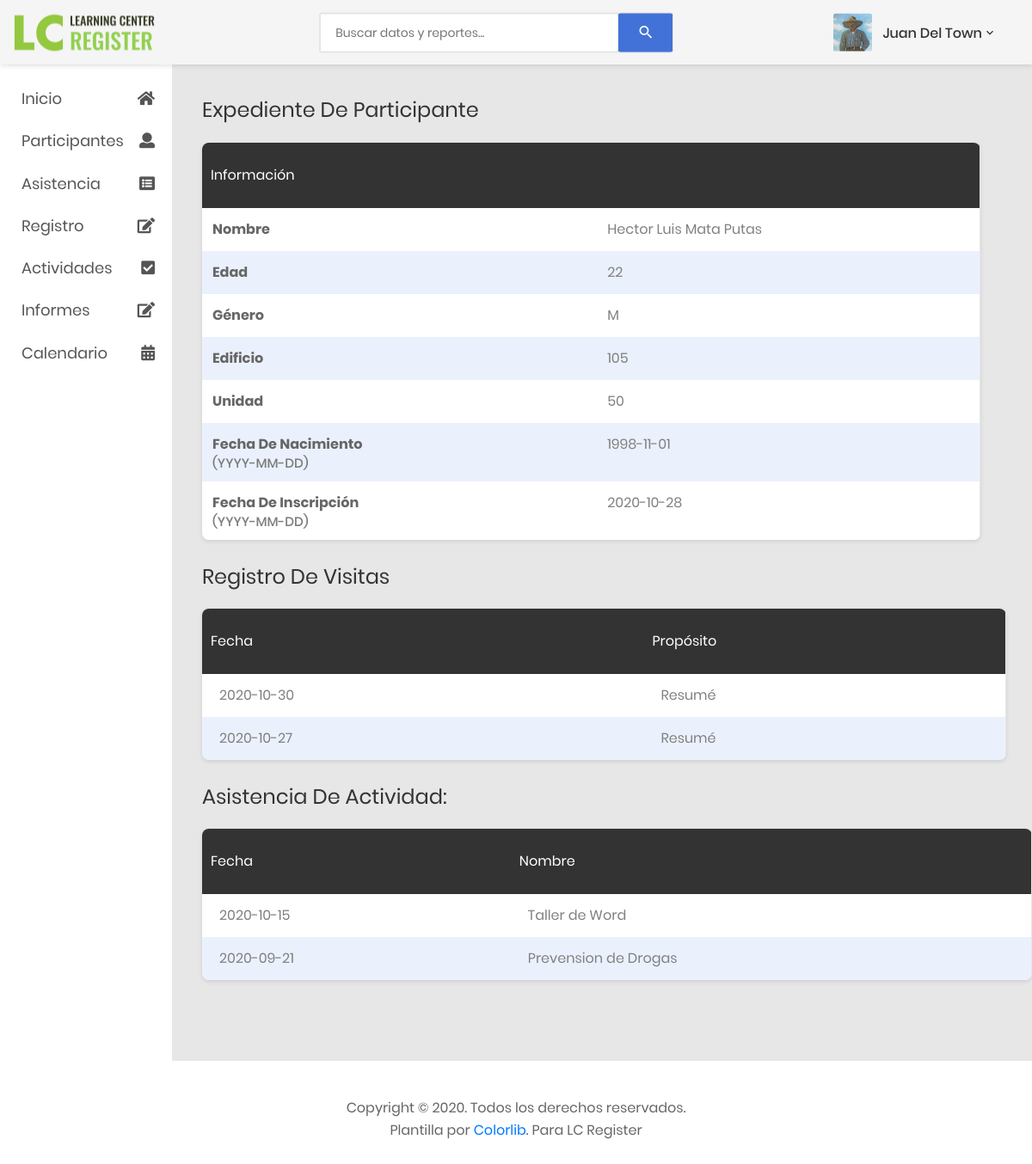
/expedienteParticipante.php?id=8, run on an earlier commit of the app's database.
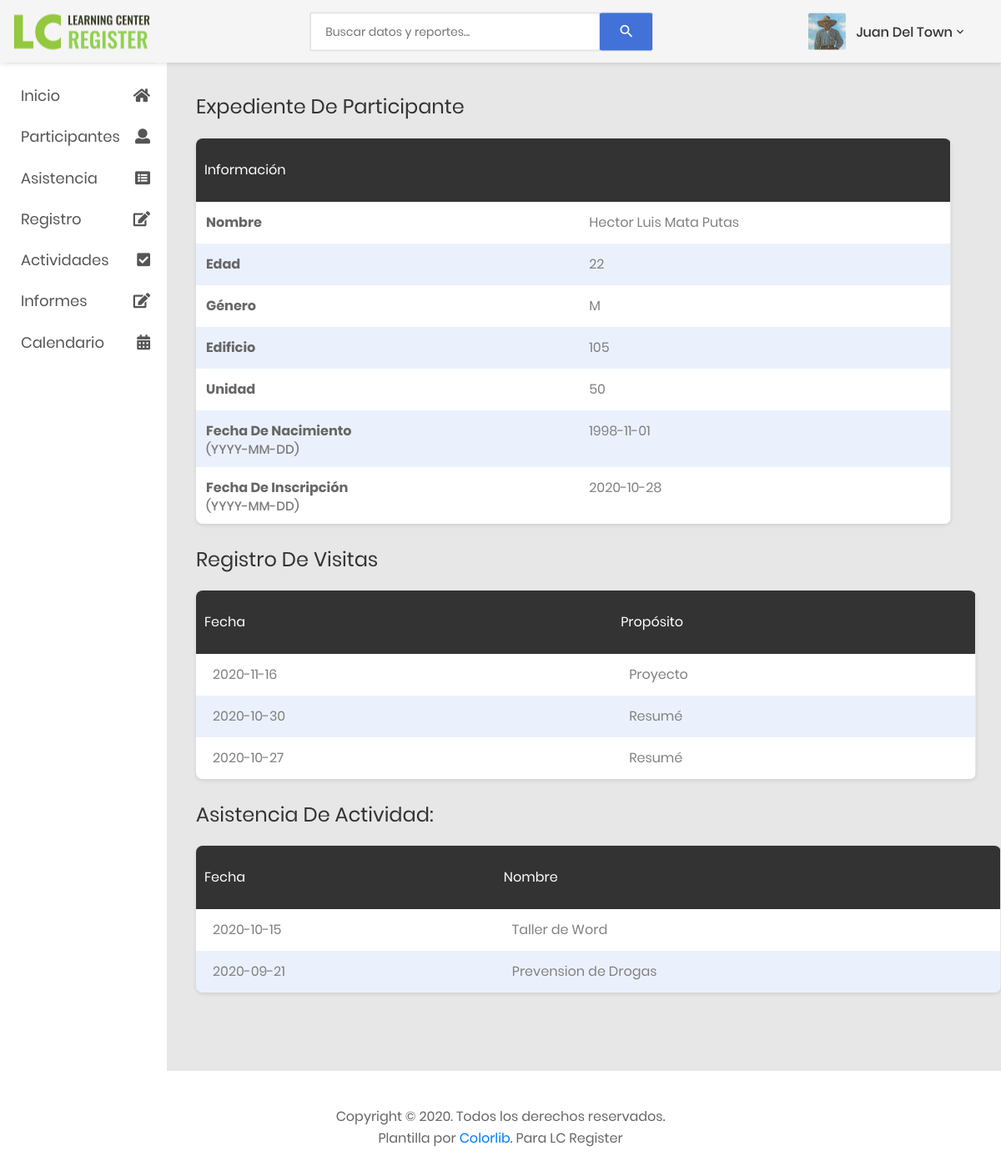
And on a later commit of the database.
### tables this page shows
CREATE TABLE `participantes` (
  `participanteID` int(11) NOT NULL,
  `nombre` varchar(20) NOT NULL,
  `apellidos` varchar(30) NOT NULL,
  `genero` varchar(1) NOT NULL,
  `edificio` int(11) NOT NULL,
  `unidad` int(11) NOT NULL,
  `birthday` date NOT NULL,
  `inscripcion` date NOT NULL DEFAULT current_timestamp(),
  `activo` int(11) NOT NULL DEFAULT 1
);

CREATE TABLE `hojaasistencia` (
  `id` int(11) NOT NULL,
  `fecha` date NOT NULL,
  `fiscalYear` varchar(9) NOT NULL
);

CREATE TABLE `propositos` (
  `id` int(11) NOT NULL,
  `proposito` varchar(20) NOT NULL
);

CREATE TABLE `actividades` (
  `actividadID` int(11) NOT NULL,
  `nombre` varchar(25) NOT NULL,
  `recurso` varchar(35) NOT NULL,
  `lugar` varchar(35) NOT NULL,
  `fecha` date NOT NULL,
  `hora` varchar(20) NOT NULL,
  `proposito` text NOT NULL,
  `participantes` int(11) NOT NULL,
  `tipo` int(11) NOT NULL,
  `promocion` text NOT NULL,
  `fotos` int(11) NOT NULL,
  `fiscalYear` int(11) NOT NULL
);

### expedienteParticipante.php (the view, shortened to what this page needs)
<?php
    include './includes/connection.php';
    if(empty($_REQUEST['id']))
        {
            header("location: listaParticipante.php");
        }else{
            $participanteID = $_REQUEST['id'];
            $query = mysqli_query($connection, "SELECT * FROM `participantes` WHERE participanteID = '$participanteID'");
            $query2 = mysqli_query($connection, "SELECT h.fecha, p.proposito FROM `asistencia` a INNER JOIN propositos p
                    ON a.proposito = p.id INNER JOIN hojaasistencia h ON a.hojaAsistencia = h.id WHERE a.participanteID = $participanteID ORDER BY h.id DESC");
            $participante = mysqli_fetch_array($query);
            $naci = $participante['birthday'];
            $fecha_nacimiento = new DateTime($naci);
            $hoy = new DateTime();
            $edad = $hoy->diff($fecha_nacimiento);
        }
?>
<!DOCTYPE html>
<html lang="en">
<head>
    <link href="css/font-face.css" rel="stylesheet" media="all">
    <link href="vendor/font-awesome-4.7/css/font-awesome.min.css" rel="stylesheet" media="all">
    <link href="vendor/font-awesome-5/css/fontawesome-all.min.css" rel="stylesheet" media="all">
    <link href="vendor/mdi-font/css/material-design-iconic-font.min.css" rel="stylesheet" media="all">
    <link href="vendor/bootstrap-4.1/bootstrap.min.css" rel="stylesheet" media="all">
    <link href="vendor/animsition/animsition.min.css" rel="stylesheet" media="all">
    <link href="vendor/bootstrap-progressbar/bootstrap-progressbar-3.3.4.min.css" rel="stylesheet" media="all">
    <link href="vendor/wow/animate.css" rel="stylesheet" media="all">
    <link href="vendor/css-hamburgers/hamburgers.min.css" rel="stylesheet" media="all">
    <link href="vendor/slick/slick.css" rel="stylesheet" media="all">
    <link href="vendor/select2/select2.min.css" rel="stylesheet" media="all">
    <link href="vendor/perfect-scrollbar/perfect-scrollbar.css" rel="stylesheet" media="all">
    <link href="css/theme.css" rel="stylesheet" media="all">
</head>
<body class="animsition">
    <div class="page-wrapper">
        <?php
	        include './includes/menuSideBar.php';
        ?>
        <div class="page-container">
            <?php
	            include './includes/header.php';
            ?>
            <div class="main-content">
                <div class="section__content section__content--p30">
                    <h2 class="title-2">Expediente De Participante</h2>
                            <div class="col-lg-10"></div>
                                <div class="table-responsive table--no-card m-b-30">
                                    <table class="table table-borderless table-striped table-earning">
                                        <thead>
                                            <tr>
                                                <th class="text-left">Información</th>
                                                <th class="text-left"></th>
                                            </tr>
                                        </thead>
                                            <tr>
                                                <th class="text-left">Nombre</th>
                                                <td class="text-left"><?php echo $participante['nombre']." ".$participante['apellidos']?></td>
                                            </tr>
                                            <tr>
                                                <th class="text-left">Edad</th>
                                                <td class="text-left"><?php echo $edad->y?></td>
                                            </tr>
                                                <th class="text-left">Género</th>
                                                <td class="text-left"><?php echo $participante['genero']?></td>
                                                <th class="text-left">Edificio</th>
                                                <td class="text-left"><?php echo $participante['edificio']?></td>
                                                <th class="text-left">Unidad</th>
                                                <td class="text-left"><?php echo $participante['unidad']?></td>
                                                <th class="text-left">Fecha De Nacimiento
                                                    <br>
                                                    <h6 class="title-7">(YYYY-MM-DD)</h6>
                                                </th>
                                                <td class="text-left"><?php echo $participante['birthday']?></td>
                                                <th class="text-left">Fecha De Inscripción
                                                    <br>
                                                    <h6 class="title-7">(YYYY-MM-DD)</h6>
                                                </th>
                                                <td class="text-left"><?php echo $participante['inscripcion']?></td>
                                    </table>
                                </div>
                            </div>
                            <div class="col-lg-10"></div>
                            <h2 class="title-2">Registro de Visitas</h2>
                                <div class="table-responsive table--no-card m-b-30">
                                    <table class="table table-borderless table-striped table-earning">
                                        <thead>
                                            <tr>
                                                <th class="text-left">Fecha</th>
                                                <th class="text-left">Propósito</th>
                                            </tr>
                                        </thead>
                                        <tbody>
                                            <?php
                                                $result = mysqli_num_rows($query2);
                                                if($result > 0){
                                                    while($datos = mysqli_fetch_array($query2)){
                                            ?>
                                                    <tr>
                                                        <td><?php echo $datos['fecha']?></td>
                                                        <td><?php echo $datos['proposito']?></td>
                                                    </tr>
                                            <?php
                                                    }
                                                }
                                            ?>
                                        </tbody>
                                    </table>
                                </div>
                            </div>
                            <div class="col-lg-10"></div>
                            <h2 class="title-2">Asistencia de Actividad:</h2>
                                <div class="table-responsive table--no-card m-b-30">
                                    <table class="table table-borderless table-striped table-earning">
                                        <thead>
                                            <tr>
                                                <th class="text-left">Fecha</th>
                                                <th class="text-left">Nombre</th>
                                            </tr>
                                        </thead>
                                        <tbody>
                                            <?php
                                            $queryActividad = mysqli_query($connection, "SELECT b.fecha, b.nombre
                                            FROM asistenciaactividad a
                                            INNER JOIN actividades b ON a.actividadID =  b.actividadID
                                            WHERE a.participanteID = '$participanteID' ORDER BY b.actividadID ASC");
                                                $result1 = mysqli_num_rows($queryActividad);
                                                if($result1 > 0){
                                                    while($datos = mysqli_fetch_array($queryActividad)){
                                            ?>
                                                    <tr>
                                                        <td><?php echo $datos['fecha']?></td>
                                                        <td><?php echo $datos['nombre']?></td>
                                                    </tr>
                                            <?php
                                                    }
                                                }
                                            ?>
                                        </tbody>
                                    </table>
                                </div>
                            </div>
                            </div>
                        <?php
	                        include './includes/footer.php';
                        ?>
</body>
</html>

### includes/menuSideBar.php (shortened to what this page needs)
<aside class="menu-sidebar d-none d-lg-block">
    <div class="menu-sidebar__content js-scrollbar1">
        <nav class="navbar-sidebar">
            <ul class="list-unstyled navbar__list">
                <li>
                    <a href="index.php">
                        <i class="fas fa-home"></i>Inicio
                    </a>
                </li>
                <li>
                    <a href="listaParticipantes.php">
                        <i class="fas fa-user"></i> Participantes
                    </a>
                </li>
                <li>
                    <a href="hojaAsistencia.php">
                        <i class="fas fa-list-alt"></i> Asistencia
                    </a>
                </li>
                <li class="has-sub">
                    <a class="js-arrow" href="#">
                        <i class="fas fa-edit"></i> Registro
                    </a>
                </li>
                <li class="has-sub">
                    <a class="js-arrow" href="#">
                        <i class="fas fa-check-square"></i> Actividades </a>
                </li>
                <li class="has-sub">
                    <a class="js-arrow" href="#">
                        <i class="fas fa-edit"></i> Informes </a>
                </li>
                <li>
                    <a href="calendar.php">
                        <i class="fas fa-calendar-alt"></i> Calendario </a>
                </li>
            </ul>
        </nav>
    </div>
</aside>

### includes/header.php (shortened to what this page needs)
<header class="header-desktop">
    <div class="section__content section__content--p30">
        <div class="container-fluid">
            <div class="header-wrap">
                <div class="logo">
                    <a href="index.php">
                        <img src="images/icon/LC_icon175x55.png" alt="LC Logo" />
                    </a>
                </div>
                <form class="form-header" action="" method="POST">
                    <input class="au-input au-input--xl" type="text" name="search" placeholder="Buscar datos y reportes..." />
                    <button class="au-btn--submit" type="submit">
                        <i class="zmdi zmdi-search"></i>
                    </button>
                </form>
                <div class="header-button">
                    <div class="account-wrap">
                        <div class="account-item clearfix js-item-menu">
                            <div class="image">
                                <img src="images/icon/avatar-01.jpg" alt="John Doe" />
                            </div>
                            <div class="content">
                                <a class="js-acc-btn" href="#">Juan Del Town</a>
                            </div>
                        </div>
                    </div>
                </div>
            </div>
        </div>
    </div>
</header>

### includes/footer.php
<br>
<div class="copy-right py-3">
    <div class="container">
        <p class="text-center">
            Copyright © 2020. Todos los derechos reservados.
            <br>
            Plantilla por <a href="https://colorlib.com">Colorlib</a>.
            Para LC Register
        </p>
        <br>
    </div>
</div>

What changed in the data, as far as the page shows it:
added hojaasistencia: fecha "2020-11-16", propositos.proposito "Proyecto"
